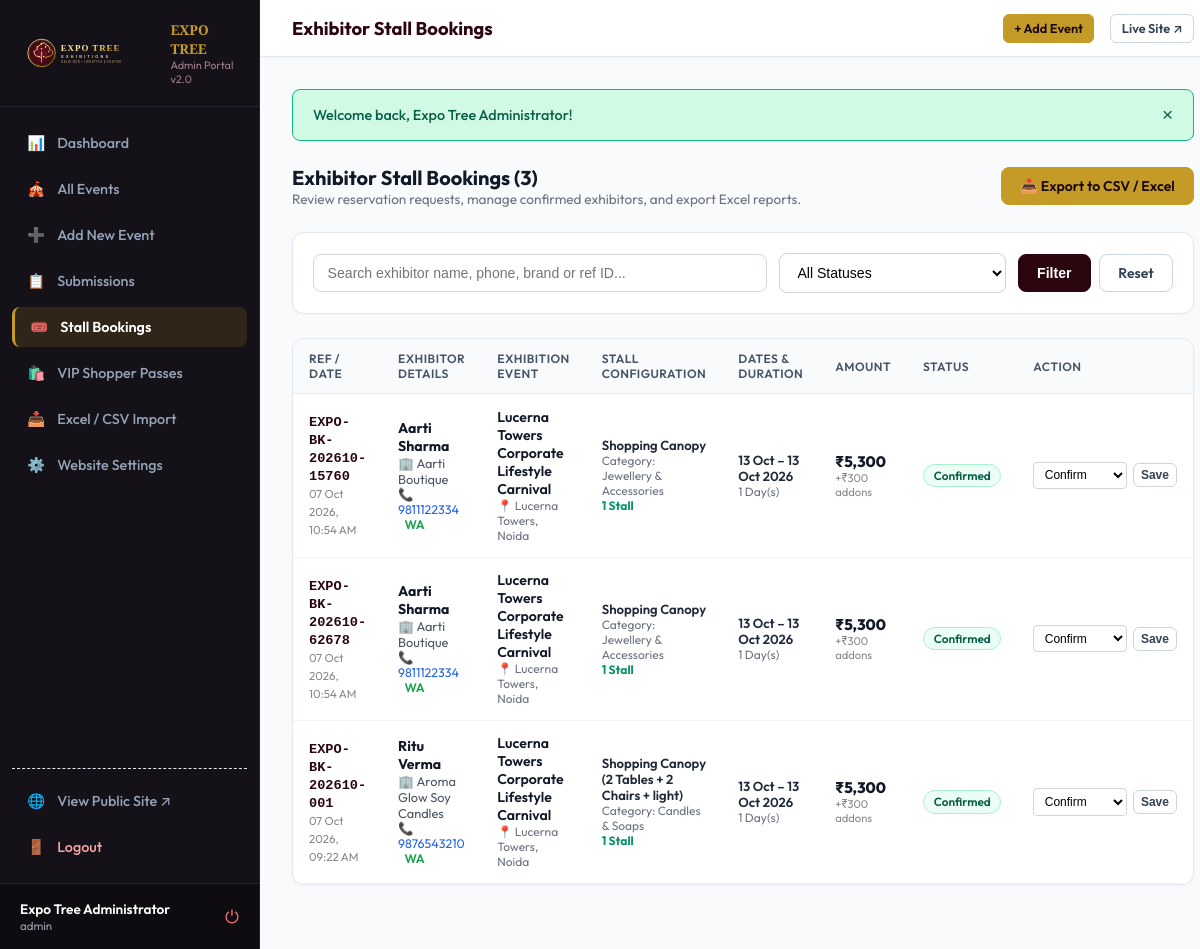
The app's page /admin/bookings.php (signed in) with its own data.
### tables this page shows
CREATE TABLE `bookings` (
  `id` int(11) NOT NULL AUTO_INCREMENT,
  `booking_number` varchar(50) NOT NULL,
  `event_id` int(11) NOT NULL,
  `customer_name` varchar(150) NOT NULL,
  `business_name` varchar(150) DEFAULT NULL,
  `mobile` varchar(30) NOT NULL,
  `whatsapp` varchar(30) NOT NULL,
  `email` varchar(150) DEFAULT NULL,
  `address` text DEFAULT NULL,
  `category_name` varchar(100) DEFAULT 'Jewellery & Accessories',
  `stall_type` varchar(150) NOT NULL,
  `start_date` date NOT NULL,
  `end_date` date NOT NULL,
  `days_count` int(11) NOT NULL DEFAULT 1,
  `stalls_count` int(11) NOT NULL DEFAULT 1,
  `price_per_day` decimal(10,2) NOT NULL DEFAULT 0.00,
  `addons_json` text DEFAULT NULL,
  `addons_total` decimal(10,2) NOT NULL DEFAULT 0.00,
  `total_amount` decimal(10,2) NOT NULL DEFAULT 0.00,
  `notes` text DEFAULT NULL,
  `status` enum('pending','confirmed','cancelled','completed') NOT NULL DEFAULT 'confirmed',
  `whatsapp_sent` tinyint(1) NOT NULL DEFAULT 1,
  `created_at` timestamp NOT NULL DEFAULT current_timestamp(),
  `updated_at` timestamp NOT NULL DEFAULT current_timestamp() ON UPDATE current_timestamp(),
  PRIMARY KEY (`id`),
  UNIQUE KEY `booking_number` (`booking_number`),
  KEY `fk_bookings_event` (`event_id`),
  CONSTRAINT `fk_bookings_event` FOREIGN KEY (`event_id`) REFERENCES `events` (`id`) ON DELETE CASCADE
);

CREATE TABLE `events` (
  `id` int(11) NOT NULL AUTO_INCREMENT,
  `title` varchar(255) NOT NULL,
  `slug` varchar(255) NOT NULL,
  `category` varchar(100) DEFAULT 'Lifestyle & Festive',
  `event_type` varchar(100) NOT NULL DEFAULT 'Exhibition',
  `start_date` date NOT NULL,
  `end_date` date NOT NULL,
  `date_display` varchar(100) DEFAULT NULL,
  `venue` varchar(255) NOT NULL,
  `city` varchar(100) NOT NULL,
  `state` varchar(100) NOT NULL DEFAULT 'Delhi NCR',
  `pincode` varchar(20) DEFAULT NULL,
  `address` text DEFAULT NULL,
  `location_type` varchar(50) DEFAULT 'Outdoors',
  `footfall` varchar(100) DEFAULT NULL,
  `gentry` varchar(100) DEFAULT 'Middle Class',
  `timings` varchar(100) DEFAULT '10:00 AM - 8:00 PM',
  `layout_type` varchar(100) DEFAULT 'First come first serve',
  `fan_charge` varchar(50) DEFAULT '300 RS',
  `price_shopping_canopy` decimal(10,2) DEFAULT NULL,
  `price_shopping_table1` decimal(10,2) DEFAULT NULL,
  `price_shopping_table2` decimal(10,2) DEFAULT NULL,
  `price_food_canopy` decimal(10,2) DEFAULT NULL,
  `price_food_table2` decimal(10,2) DEFAULT NULL,
  `price_promotional` varchar(100) DEFAULT '10k onwards',
  `daily_stall_price` decimal(10,2) NOT NULL DEFAULT 5000.00,
  `total_stalls` int(11) NOT NULL DEFAULT 20,
  `available_stalls` int(11) NOT NULL DEFAULT 20,
  `booked_stalls` int(11) NOT NULL DEFAULT 0,
  `stall_sizes` varchar(255) DEFAULT 'Canopy: 3x3m • Table: 6x2ft',
  `facilities` text DEFAULT NULL,
  `booking_instructions` text DEFAULT NULL,
  `terms_conditions` text DEFAULT NULL,
  `description` text DEFAULT NULL,
  `image_url` varchar(500) DEFAULT NULL,
  `banner_url` varchar(500) DEFAULT NULL,
  `venue_images_json` text DEFAULT NULL,
  `highlights` text DEFAULT NULL,
  `map_link` text DEFAULT NULL,
  `organizer_name` varchar(150) DEFAULT 'Expo Tree Exhibitions',
  `organizer_company` varchar(150) DEFAULT 'Expo Tree Events Pvt Ltd',
  `organizer_phone` varchar(30) DEFAULT '9811175057',
  `organizer_whatsapp` varchar(30) DEFAULT '9811175057',
  `organizer_email` varchar(150) DEFAULT 'expotreeexhibitions@gmail.com',
  `organizer_website` varchar(255) DEFAULT NULL,
  `status` enum('draft','pending','approved','published','unpublished','rejected','active','inactive','archived') NOT NULL DEFAULT 'published',
  `is_featured` tinyint(1) NOT NULL DEFAULT 0,
  `source` enum('admin','organizer_submission') NOT NULL DEFAULT 'admin',
  `rejection_reason` text DEFAULT NULL,
  `created_at` timestamp NOT NULL DEFAULT current_timestamp(),
  `updated_at` timestamp NOT NULL DEFAULT current_timestamp() ON UPDATE current_timestamp(),
  PRIMARY KEY (`id`),
  UNIQUE KEY `slug` (`slug`),
  KEY `idx_slug` (`slug`),
  KEY `idx_dates` (`start_date`,`end_date`),
  KEY `idx_city` (`city`),
  KEY `idx_type` (`event_type`),
  KEY `idx_status` (`status`)
);

### includes/functions.php (called while the page is built, shortened)
<?php
function e($value) {
    return htmlspecialchars((string)($value ?? ''), ENT_QUOTES, 'UTF-8');
}
function sanitize($value) {
    return trim(strip_tags((string)$value));
}

### admin/bookings.php (the view, shortened to what this page needs)
<?php
require_once __DIR__ . '/../includes/db.php';
require_once __DIR__ . '/../includes/functions.php';
$statusFilter = sanitize($_GET['status'] ?? 'all');
$search = sanitize($_GET['q'] ?? '');
$sql = "
    SELECT b.*, e.title as event_title, e.venue as event_venue, e.city as event_city
    FROM bookings b
    JOIN events e ON b.event_id = e.id
    WHERE 1=1
";
$params = [];
$sql .= " ORDER BY b.created_at DESC";
$stmt = $pdo->prepare($sql);
$stmt->execute($params);
$bookings = $stmt->fetchAll();
require_once __DIR__ . '/includes/admin-header.php';
?>
<div style="display: flex; justify-content: space-between; align-items: center; margin-bottom: 1.5rem; flex-wrap: wrap; gap: 1rem;">
  <div>
    <h3 style="font-size: 1.25rem; font-weight: 700; color: #111827;">Exhibitor Stall Bookings (<?= count($bookings) ?>)</h3>
    <p style="font-size: 0.85rem; color: #6b7280;">Review reservation requests, manage confirmed exhibitors, and export Excel reports.</p>
  </div>
  <a href="bookings.php?export=csv" class="admin-btn admin-btn-gold">
    <span>📥 Export to CSV / Excel</span>
  </a>
</div>
<div class="admin-card" style="margin-bottom: 1.5rem; padding: 1.25rem;">
  <form method="GET" action="bookings.php" style="display: grid; grid-template-columns: 2fr 1fr auto; gap: 0.75rem; align-items: center;">
    <div>
      <input type="text" name="q" value="<?= e($search) ?>" placeholder="Search exhibitor name, phone, brand or ref ID..."
             style="width: 100%; padding: 0.65rem 0.85rem; border: 1px solid #d1d5db; border-radius: 8px; font-size: 0.88rem;" />
    </div>
    <div>
      <select name="status" style="width: 100%; padding: 0.65rem 0.85rem; border: 1px solid #d1d5db; border-radius: 8px; font-size: 0.88rem; background: #fff;">
        <option value="all" <?= $statusFilter === 'all' ? 'selected' : '' ?>>All Statuses</option>
      </select>
    </div>
    <div style="display: flex; gap: 0.5rem;">
      <button type="submit" class="admin-btn admin-btn-burgundy">Filter</button>
      <a href="bookings.php" class="admin-btn admin-btn-outline">Reset</a>
    </div>
  </form>
</div>
<div class="admin-card">
  <div style="overflow-x: auto;">
    <table class="admin-table">
      <thead>
        <tr>
          <th>Ref / Date</th>
          <th>Exhibitor Details</th>
          <th>Exhibition Event</th>
          <th>Stall Configuration</th>
          <th>Dates &amp; Duration</th>
          <th>Amount</th>
          <th>Status</th>
          <th>Action</th>
        </tr>
      </thead>
      <tbody>
        <?php if (empty($bookings)): ?>
          <tr><td colspan="8" style="text-align: center; color: #888; padding: 2.5rem;">No bookings found.</td></tr>
        <?php else: ?>
          <?php foreach ($bookings as $b): ?>
            <tr>
              <td>
                <strong style="font-family: monospace; font-size: 0.85rem; color: var(--admin-burgundy);"><?= e($b['booking_number']) ?></strong><br>
                <span style="font-size: 0.72rem; color: #888;"><?= date('d M Y, h:i A', strtotime($b['created_at'])) ?></span>
              </td>
              <td>
                <div style="font-weight: 700; color: #111827;"><?= e($b['customer_name']) ?></div>
                <?php if (!empty($b['business_name'])): ?>
                  <div style="font-size: 0.8rem; color: #4b5563;">🏢 <?= e($b['business_name']) ?></div>
                <?php endif; ?>
                <div style="font-size: 0.78rem; color: #2563eb;">
                  <a href="tel:<?= e($b['mobile']) ?>" style="color: inherit; text-decoration: none;">📞 <?= e($b['mobile']) ?></a>
                  <a href="https://wa.me/91<?= e($b['mobile']) ?>" target="_blank" style="margin-left: 0.4rem; color: #16a34a; text-decoration: none; font-weight: 600;">WA</a>
                </div>
              </td>
              <td>
                <div style="font-weight: 600; color: #111827; font-size: 0.88rem;"><?= e($b['event_title']) ?></div>
                <div style="font-size: 0.75rem; color: #6b7280;">📍 <?= e($b['event_venue']) ?>, <?= e($b['event_city']) ?></div>
              </td>
              <td>
                <div style="font-weight: 600; font-size: 0.82rem; color: #1f2937;"><?= e($b['stall_type']) ?></div>
                <div style="font-size: 0.75rem; color: #6b7280;">Category: <?= e($b['category_name']) ?></div>
                <div style="font-size: 0.75rem; color: #059669; font-weight: 700;"><?= $b['stalls_count'] ?> Stall<?= $b['stalls_count'] > 1 ? 's' : '' ?></div>
              </td>
              <td>
                <div style="font-size: 0.82rem; font-weight: 600;"><?= date('d M', strtotime($b['start_date'])) ?> – <?= date('d M Y', strtotime($b['end_date'])) ?></div>
                <div style="font-size: 0.75rem; color: #6b7280;"><?= $b['days_count'] ?> Day(s)</div>
              </td>
              <td>
                <div style="font-size: 0.95rem; font-weight: 800; color: #111827;">₹<?= number_format($b['total_amount'], 0) ?></div>
                <?php if ($b['addons_total'] > 0): ?>
                  <div style="font-size: 0.7rem; color: #888;">+₹<?= number_format($b['addons_total'], 0) ?> addons</div>
                <?php endif; ?>
              </td>
              <td>
                <span class="badge <?= $b['status'] === 'confirmed' ? 'badge-success' : ($b['status'] === 'pending' ? 'badge-warning' : ($b['status'] === 'cancelled' ? 'badge-danger' : 'badge-info')) ?>">
                  <?= ucfirst($b['status']) ?>
                </span>
              </td>
              <td>
                <form method="POST" action="bookings.php" style="display: flex; gap: 0.35rem; align-items: center;">
                  <select name="new_status" style="padding: 0.3rem 0.4rem; font-size: 0.75rem; border: 1px solid #d1d5db; border-radius: 4px; background: #fff;">
                    <option value="confirmed" <?= $b['status'] === 'confirmed' ? 'selected' : '' ?>>Confirm</option>
                  </select>
                  <button type="submit" class="admin-btn admin-btn-outline admin-btn-sm" style="padding: 0.25rem 0.45rem; font-size: 0.75rem;">Save</button>
                </form>
              </td>
            </tr>
          <?php endforeach; ?>
        <?php endif; ?>
      </tbody>
    </table>
  </div>
</div>
<?php require_once __DIR__ . '/includes/admin-footer.php'; ?>

### admin/includes/admin-header.php (style rules this page uses)
:root { --admin-bg: #f8fafc; --admin-sidebar-bg: #141118; --admin-card-bg: #ffffff; --admin-gold: #c59b27; --admin-gold-hover: #b0881e; --admin-burgundy: #2c060e; --admin-border: #e2e8f0; --admin-text-dark: #0f172a; --admin-text-muted: #64748b; }
* { box-sizing: border-box; margin: 0; padding: 0; }
body { font-family: 'Outfit', -apple-system, BlinkMacSystemFont, 'Segoe UI', Roboto, sans-serif; background: var(--admin-bg); color: var(--admin-text-dark); min-height: 100vh; display: flex; }
.admin-btn { display: inline-flex; align-items: center; gap: 0.4rem; padding: 0.55rem 1.15rem; border-radius: 8px; font-size: 0.88rem; font-weight: 600; text-decoration: none; cursor: pointer; border: 1px solid transparent; transition: all 0.2s; }
.admin-btn-gold { background: var(--admin-gold); color: #1a080c; border-color: var(--admin-gold); }
.admin-btn-burgundy { background: var(--admin-burgundy); color: #ffffff; border-color: var(--admin-burgundy); }
.admin-btn-outline { background: #ffffff; border: 1px solid #cbd5e1; color: #334155; }
.admin-btn-sm { padding: 0.35rem 0.65rem; font-size: 0.8rem; border-radius: 6px; }
.admin-card { background: #ffffff; border-radius: 12px; border: 1px solid var(--admin-border); box-shadow: 0 1px 3px 0 rgba(0, 0, 0, 0.04); margin-bottom: 2rem; overflow: hidden; }
.admin-table { width: 100%; border-collapse: collapse; font-size: 0.88rem; text-align: left; }
.admin-table th { background: #f8fafc; padding: 0.75rem 1rem; font-weight: 600; color: #475569; border-bottom: 1px solid var(--admin-border); text-transform: uppercase; font-size: 0.75rem; letter-spacing: 0.04em; }
.admin-table td { padding: 0.85rem 1rem; border-bottom: 1px solid #f1f5f9; vertical-align: middle; color: #1e293b; }
.badge { display: inline-flex; align-items: center; gap: 0.3rem; padding: 0.2rem 0.6rem; border-radius: 9999px; font-size: 0.74rem; font-weight: 600; border: 1px solid transparent; }
.badge-success { background: #ecfdf5; color: #065f46; border-color: #a7f3d0; }

### records on screen
bookings: booking_number "EXPO-BK-202610-15760", created_at "07 Oct 2026, 10:54 AM", customer_name "Aarti Sharma", business_name "Aarti Boutique", mobile "9811122334", event.title "Lucerna Towers Corporate Lifestyle Carnival", event.venue "Lucerna Towers", event.city "Noida", stall_type "Shopping Canopy", category_name "Jewellery & Accessories", stalls_count "1", start_date "13 Oct", end_date "13 Oct 2026", days_count "1", total_amount "5,300", addons_total "300", status "Confirmed", new_status "Confirm"
bookings: booking_number "EXPO-BK-202610-62678", created_at "07 Oct 2026, 10:54 AM", customer_name "Aarti Sharma", business_name "Aarti Boutique", mobile "9811122334", event.title "Lucerna Towers Corporate Lifestyle Carnival", event.venue "Lucerna Towers", event.city "Noida", stall_type "Shopping Canopy", category_name "Jewellery & Accessories", stalls_count "1", start_date "13 Oct", end_date "13 Oct 2026", days_count "1", total_amount "5,300", addons_total "300", status "Confirmed", new_status "Confirm"
bookings: booking_number "EXPO-BK-202610-001", created_at "07 Oct 2026, 09:22 AM", customer_name "Ritu Verma", business_name "Aroma Glow Soy Candles", mobile "9876543210", event.title "Lucerna Towers Corporate Lifestyle Carnival", event.venue "Lucerna Towers", event.city "Noida", stall_type "Shopping Canopy (2 Tables + 2 Chairs + light)", category_name "Candles & Soaps", stalls_count "1", start_date "13 Oct", end_date "13 Oct 2026", days_count "1", total_amount "5,300", addons_total "300", status "Confirmed", new_status "Confirm"

### other values on screen
$_SESSION['admin_name'] "Expo Tree Administrator"
$_SESSION['admin_username'] "admin"
$adminTitle "Exhibitor Stall Bookings"
$flash['message'] "Welcome back, Expo Tree Administrator!"
count($bookings) "3"
